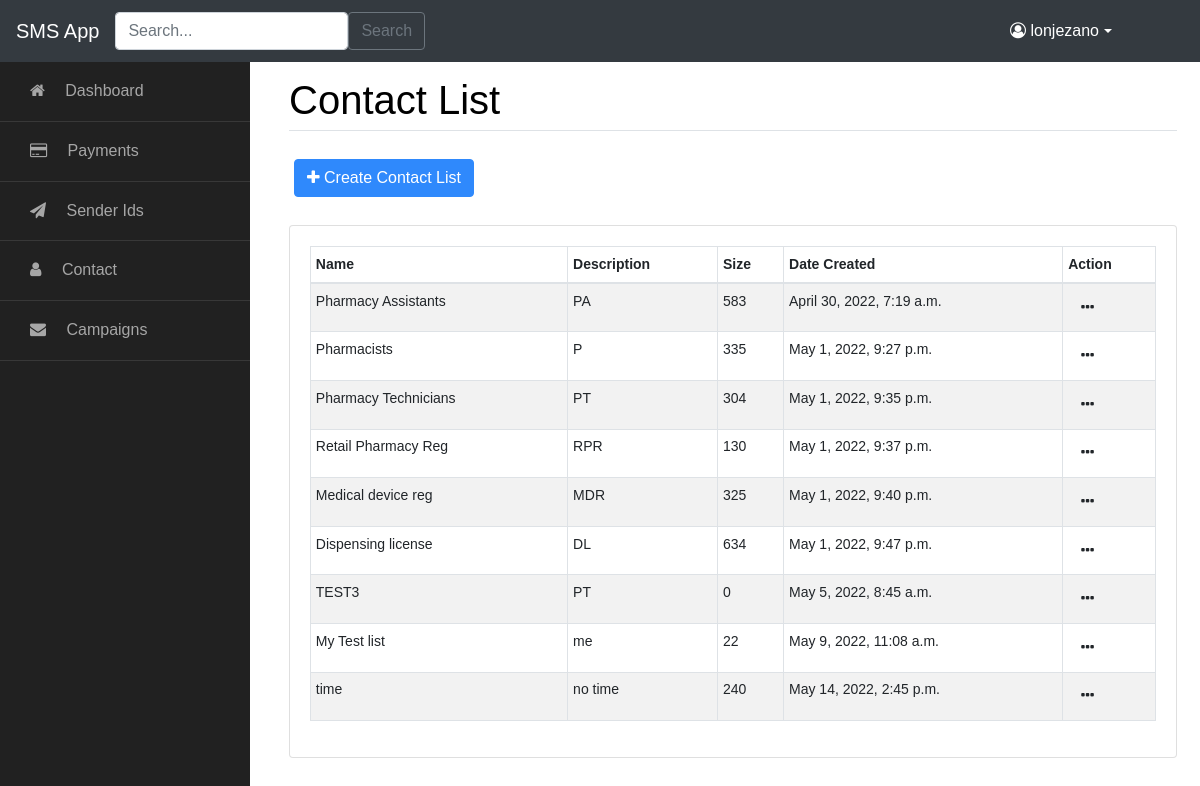
Before: /contact-list/ (signed in) with the older database file.
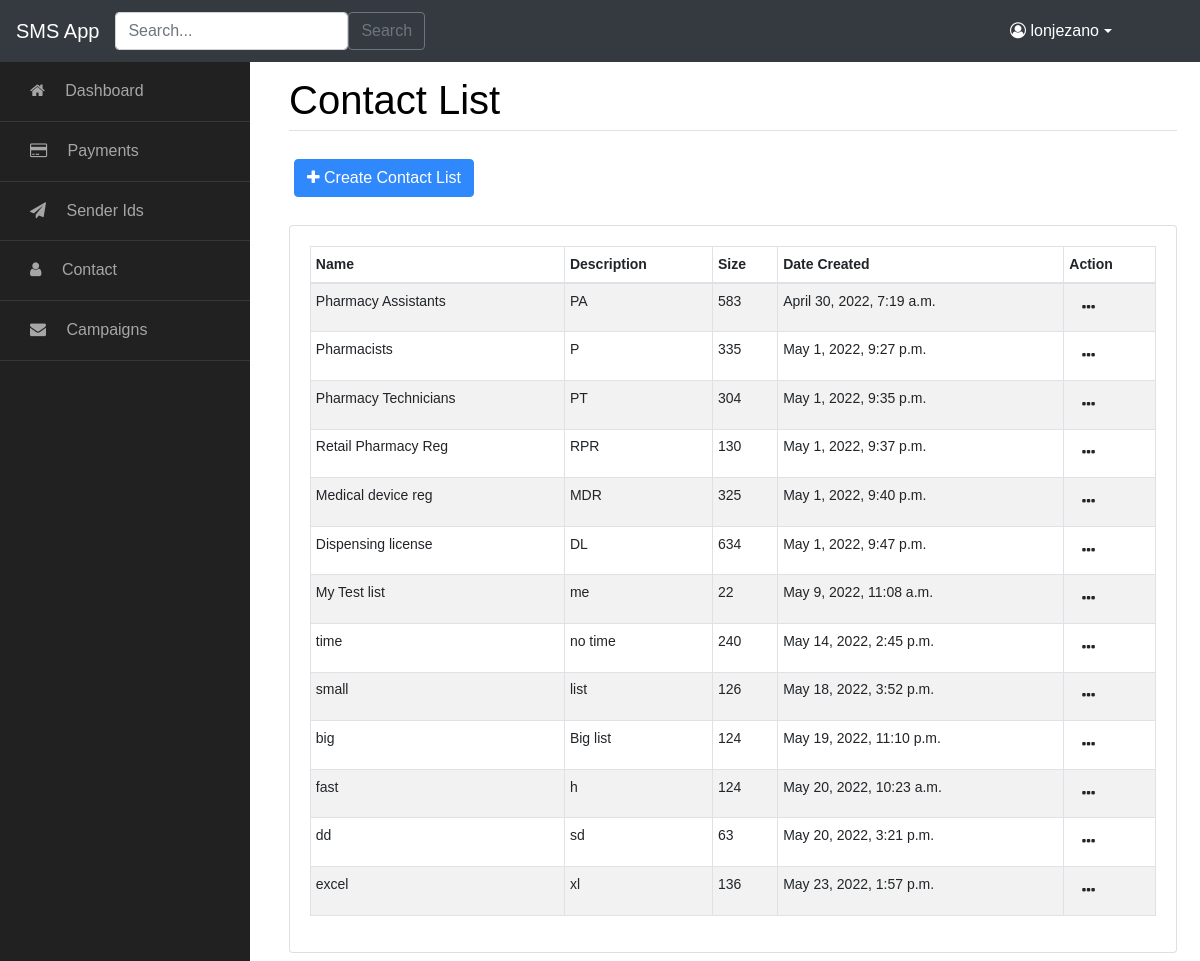
After: the same page with the newer database file.
### smsApp/models.py (models this page shows, shortened)
class ContactList(models.Model):
    list_name = models.CharField(max_length=100)
    list_description = models.TextField()
    date_created = models.DateTimeField(auto_now_add=True)

### smsApp/views.py (the view)
# urls.py: path('contact-list/', ContactListView.as_view(), name='contact-list'),
class ContactListView(LoginRequiredMixin, ListView):
    model = ContactList
    template_name = 'smsApp/contact_list_view.html'
    context_object_name = 'contactlist'

### smsApp/templates/smsApp/contact_list_view.html (shortened to what this page needs)
{% extends 'smsApp/base.html' %}
{% load crispy_forms_tags %}
{% block page %} Contact List {% endblock %}
{% block content %}
    <div class="row mb-2">
            <div class="card-body col-sm-12">
                <div class="actions">
                    <a href="{% url 'contact-list-create' %}" class="btn btn-primary"><i class="fa fa-plus"></i> Create Contact List</a>
                </div>
            </div>
        </div>
    <div class="card">
        <div class="card-body col-sm-12">
            <table id="dtBasicExample" class="table table-striped table-bordered table-sm" cellspacing="0" width="100%">
                 <thead>
                <tr>
                    <th class="th-sm">Name</th>
                    <th class="th-sm">Description</th>
                    <th class="th-sm">Size</th>
                    <th class="th-sm">Date Created</th>
                    <th class="th-sm">Action</th>
                </tr>
                </thead>
                <tbody>
                {% for list in contactlist %}
                <tr class="clickable-row table-row" data-href-template="#">
                    <td>{{ list.list_name }}</td>
                    <td >{{ list.list_description }}</td>
                    <td >{{ list.contact_set.all.count }}</td>
                    <td >{{ list.date_created }}</td>
                    <td class="dropdown"> <button class="btn" data-toggle="dropdown" type="button" aria-haspopup="true" aria-expanded="false">
                        <i colspan="2" class="fa fa-ellipsis-h"></i></button>
                    </td>
                </tr>
                {% endfor %}
                </tbody>
            </table>
        </div>
    </div>
{% endblock %}

Changed rows visible on the page:
removed ContactList: list_name "TEST3", list_description "PT", contact_set.all.count "0", date_created "May 5, 2022, 8:45 a.m."
added ContactList: list_name "small", list_description "list", contact_set.all.count "126", date_created "May 18, 2022, 3:52 p.m."
added ContactList: list_name "big", list_description "Big list", contact_set.all.count "124", date_created "May 19, 2022, 11:10 p.m."
added ContactList: list_name "fast", list_description "h", contact_set.all.count "124", date_created "May 20, 2022, 10:23 a.m."
added ContactList: list_name "dd", list_description "sd", contact_set.all.count "63", date_created "May 20, 2022, 3:21 p.m."
added ContactList: list_name "excel", list_description "xl", contact_set.all.count "136", date_created "May 23, 2022, 1:57 p.m."
